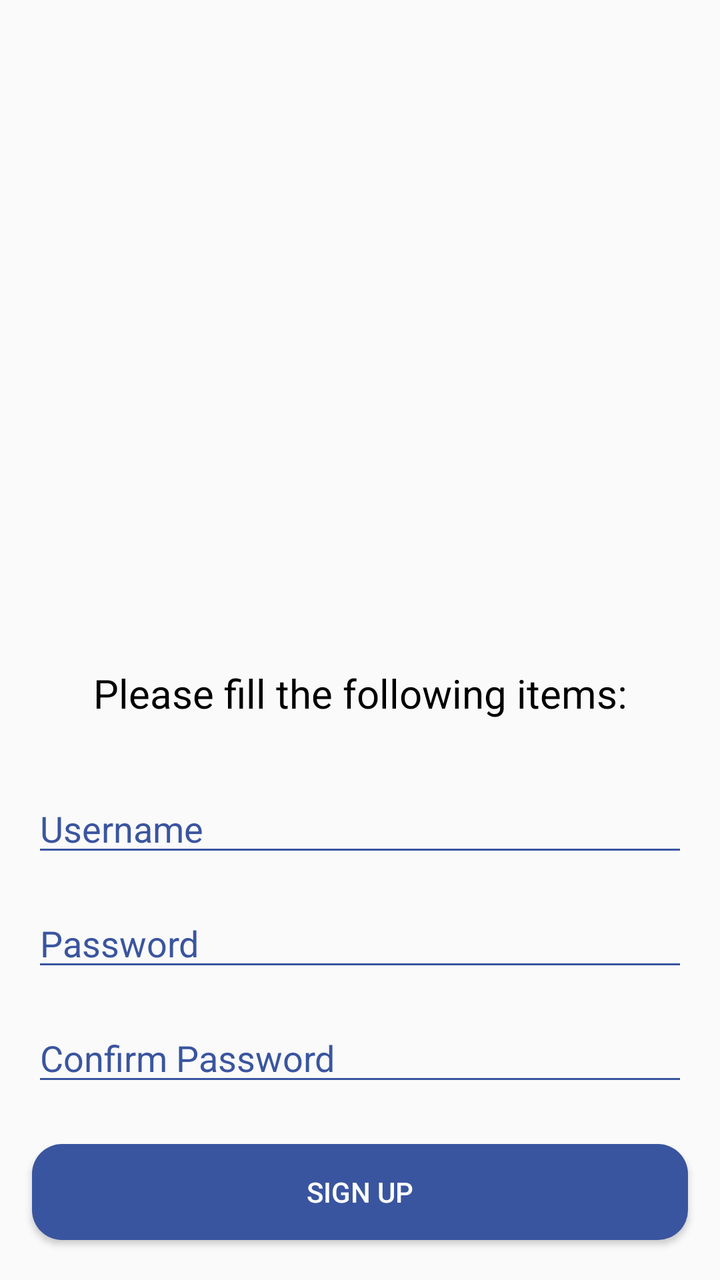
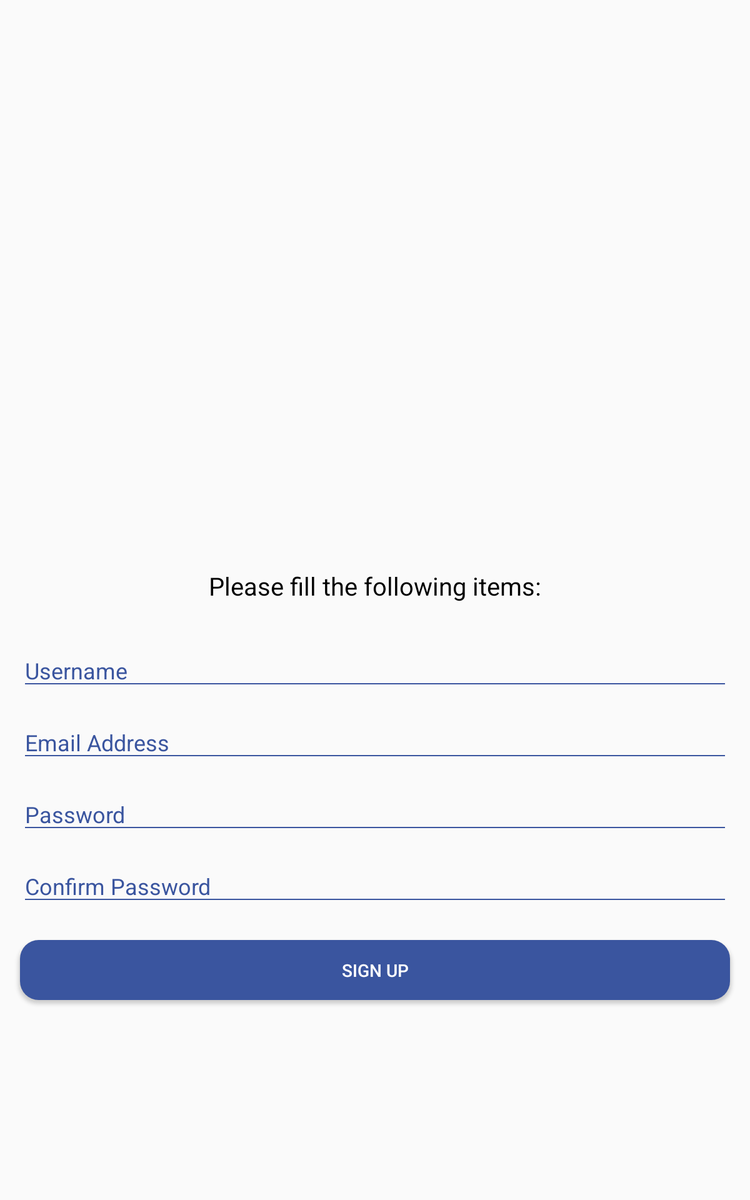

Two renders of one Android screen. The first uses the default layout on a phone; the second uses the alternative layout the repository ships for a different screen configuration, on a matching device. The two XML files are below.
<!-- AndroidManifest.xml: application theme AppTheme -->
<!-- res/layout/fragment_signup.xml -->
<androidx.constraintlayout.widget.ConstraintLayout
    xmlns:android="http://schemas.android.com/apk/res/android"
    xmlns:app="http://schemas.android.com/apk/res-auto"
    xmlns:tools="http://schemas.android.com/tools"
    android:id="@+id/signup_fragment"
    android:layout_width="match_parent"
    android:layout_height="match_parent"
    android:orientation="vertical"
    tools:context="hu.bme.aut.netcar.fragments.LoginFragment">

    <ImageView
        android:id="@+id/netcar_logo_login"
        android:layout_width="164dp"
        android:layout_height="164dp"
        android:layout_gravity="center"
        android:src="@drawable/icon_round"
        app:layout_constraintBottom_toTopOf="@+id/textView2"
        app:layout_constraintEnd_toEndOf="parent"
        app:layout_constraintHorizontal_bias="0.497"
        app:layout_constraintStart_toStartOf="parent"
        app:layout_constraintTop_toTopOf="parent"
        app:layout_constraintVertical_bias="1.0"
        android:contentDescription="@string/netcar_logo" />

    <TextView
        android:id="@+id/textView2"
        android:layout_width="match_parent"
        android:layout_height="wrap_content"
        android:layout_marginBottom="8dp"
        android:gravity="center"
        android:padding="24dp"
        android:text="@string/signup_text"
        android:textColor="@color/textColor"
        android:textSize="20sp"
        app:layout_constraintBottom_toTopOf="@+id/etNameGiven"
        app:layout_constraintEnd_toEndOf="parent"
        app:layout_constraintStart_toStartOf="parent" />

    <EditText
        android:id="@+id/etNameGiven"
        android:layout_width="match_parent"
        android:layout_height="wrap_content"
        android:layout_marginStart="16dp"
        android:layout_marginLeft="16dp"
        android:layout_marginEnd="16dp"
        android:layout_marginRight="16dp"
        android:layout_marginBottom="16dp"
        android:hint="@string/username"
        android:singleLine="true"
        android:inputType="text"
        android:textColor="@color/editTextColor"
        android:textColorHint="@color/editTextHintColor"
        android:theme="@style/editTextTheme"
        app:layout_constraintBottom_toTopOf="@+id/etPasswordGiven"
        app:layout_constraintEnd_toEndOf="parent"
        app:layout_constraintStart_toStartOf="parent" />

    <EditText
        android:id="@+id/etPasswordGiven"
        android:layout_width="match_parent"
        android:layout_height="wrap_content"
        android:layout_marginStart="16dp"
        android:layout_marginLeft="16dp"
        android:layout_marginEnd="16dp"
        android:layout_marginRight="16dp"
        android:layout_marginBottom="16dp"
        android:hint="@string/password"
        android:singleLine="true"
        android:inputType="textWebPassword"
        android:textColor="@color/editTextColor"
        android:textColorHint="@color/editTextHintColor"
        android:theme="@style/editTextTheme"
        app:layout_constraintBottom_toTopOf="@+id/etPasswordConfGiven"
        app:layout_constraintEnd_toEndOf="parent"
        app:layout_constraintStart_toStartOf="parent" />

    <EditText
        android:id="@+id/etPasswordConfGiven"
        android:layout_width="match_parent"
        android:layout_height="wrap_content"
        android:layout_marginStart="16dp"
        android:layout_marginLeft="16dp"
        android:layout_marginEnd="16dp"
        android:layout_marginRight="16dp"
        android:layout_marginBottom="24dp"
        android:hint="@string/password_confirm"
        android:singleLine="true"
        android:inputType="textWebPassword"
        android:textColor="@color/editTextColor"
        android:textColorHint="@color/editTextHintColor"
        android:theme="@style/editTextTheme"
        app:layout_constraintBottom_toTopOf="@+id/btnSignUp"
        app:layout_constraintEnd_toEndOf="parent"
        app:layout_constraintStart_toStartOf="parent" />

    <Button
        android:id="@+id/btnSignUp"
        android:layout_width="match_parent"
        android:layout_height="wrap_content"
        android:layout_gravity="center"
        android:layout_marginStart="16dp"
        android:layout_marginLeft="16dp"
        android:layout_marginEnd="16dp"
        android:layout_marginRight="16dp"
        android:layout_marginBottom="20dp"
        android:background="@drawable/login_button"
        android:text="@string/btn_signup_text"
        android:textColor="@color/btnTextColor"
        app:layout_constraintBottom_toBottomOf="parent"
        app:layout_constraintEnd_toEndOf="parent"
        app:layout_constraintStart_toStartOf="parent" />

</androidx.constraintlayout.widget.ConstraintLayout>
<!-- resources referenced by this layout -->
<resources>
  <color name="btnTextColor">#FFFFFF</color>
  <color name="editTextColor">#3A559F</color>
  <color name="editTextHintColor">#3A559F</color>
  <color name="textColor">#000000</color>
  <!-- drawable icon_round: png bitmap (mipmap-mdpi, 3130 bytes) -->
  <!-- drawable login_button (drawable) -->
  <?xml version="1.0" encoding="utf-8"?>
  <shape xmlns:android="http://schemas.android.com/apk/res/android"
      android:shape="rectangle">
      <solid android:color="@color/btnBgColor" />
      <corners android:radius="15dp" />
  </shape>
  <string name="btn_signup_text">Sign up</string>
  <string name="netcar_logo" translatable="false">NetCar logo</string>
  <string name="password">Password</string>
  <string name="password_confirm">Confirm Password</string>
  <string name="signup_text">Please fill the following items:</string>
  <string name="username">Username</string>
  <style name="editTextTheme">
          <item name="colorControlNormal">#3A559F</item>
          <item name="colorControlActivated">#3A559F</item>
          <item name="colorControlHighlight">#3A559F</item>
      </style>
  <style name="AppTheme" parent="Theme.AppCompat.Light.NoActionBar">
          <item name="colorPrimary">@color/colorPrimary</item>
          <item name="colorPrimaryDark">@color/colorPrimaryDark</item>
          <item name="colorAccent">@color/colorAccent</item>
      </style>
  <color name="btnBgColor">#3A559F</color>
  <color name="colorPrimary">#3A559F</color>
  <color name="colorPrimaryDark">#3A559F</color>
  <color name="colorAccent">#3A559F</color>
</resources>
<!-- res/layout-h700dp/fragment_signup.xml (the author's variant of the layout above) -->
<!-- drawn on a 7-inch tablet held upright -->
<androidx.constraintlayout.widget.ConstraintLayout
    xmlns:android="http://schemas.android.com/apk/res/android"
    xmlns:app="http://schemas.android.com/apk/res-auto"
    xmlns:tools="http://schemas.android.com/tools"
    android:id="@+id/signup_fragment"
    android:layout_width="match_parent"
    android:layout_height="match_parent"
    android:orientation="vertical"
    tools:context="hu.bme.aut.netcar.fragments.LoginFragment">

    <ImageView
        android:id="@+id/netcar_logo_login"
        android:layout_width="164dp"
        android:layout_height="164dp"
        android:layout_gravity="center"
        android:src="@drawable/icon_round"
        app:layout_constraintBottom_toTopOf="@+id/textView2"
        app:layout_constraintEnd_toEndOf="parent"
        app:layout_constraintHorizontal_bias="0.497"
        app:layout_constraintStart_toStartOf="parent"
        app:layout_constraintTop_toTopOf="parent"
        app:layout_constraintVertical_bias="1.0"
        android:contentDescription="@string/netcar_logo" />

    <TextView
        android:id="@+id/textView2"
        android:layout_width="match_parent"
        android:layout_height="wrap_content"
        android:layout_marginBottom="8dp"
        android:gravity="center"
        android:padding="24dp"
        android:text="@string/signup_text"
        android:textColor="@color/textColor"
        android:textSize="20sp"
        app:layout_constraintBottom_toTopOf="@+id/etNameGiven"
        app:layout_constraintEnd_toEndOf="parent"
        app:layout_constraintStart_toStartOf="parent" />

    <EditText
        android:id="@+id/etNameGiven"
        android:layout_width="match_parent"
        android:layout_height="wrap_content"
        android:layout_marginStart="16dp"
        android:layout_marginLeft="16dp"
        android:layout_marginEnd="16dp"
        android:layout_marginRight="16dp"
        android:layout_marginBottom="16dp"
        android:hint="@string/username"
        android:singleLine="true"
        android:inputType="text"
        android:textColor="@color/editTextColor"
        android:textColorHint="@color/editTextHintColor"
        android:theme="@style/editTextTheme"
        app:layout_constraintBottom_toTopOf="@+id/etEmailGiven"
        app:layout_constraintEnd_toEndOf="parent"
        app:layout_constraintStart_toStartOf="parent" />

    <EditText
        android:id="@+id/etEmailGiven"
        android:layout_width="match_parent"
        android:layout_height="wrap_content"
        android:layout_marginStart="16dp"
        android:layout_marginLeft="16dp"
        android:layout_marginEnd="16dp"
        android:layout_marginRight="16dp"
        android:layout_marginBottom="16dp"
        android:hint="@string/email_address"
        android:singleLine="true"
        android:inputType="textEmailAddress"
        android:textColor="@color/editTextColor"
        android:textColorHint="@color/editTextHintColor"
        android:theme="@style/editTextTheme"
        app:layout_constraintBottom_toTopOf="@+id/etPasswordGiven"
        app:layout_constraintEnd_toEndOf="parent"
        app:layout_constraintStart_toStartOf="parent" />

    <EditText
        android:id="@+id/etPasswordGiven"
        android:layout_width="match_parent"
        android:layout_height="wrap_content"
        android:layout_marginStart="16dp"
        android:layout_marginLeft="16dp"
        android:layout_marginEnd="16dp"
        android:layout_marginRight="16dp"
        android:layout_marginBottom="16dp"
        android:hint="@string/password"
        android:singleLine="true"
        android:inputType="textWebPassword"
        android:textColor="@color/editTextColor"
        android:textColorHint="@color/editTextHintColor"
        android:theme="@style/editTextTheme"
        app:layout_constraintBottom_toTopOf="@+id/etPasswordConfGiven"
        app:layout_constraintEnd_toEndOf="parent"
        app:layout_constraintStart_toStartOf="parent" />

    <EditText
        android:id="@+id/etPasswordConfGiven"
        android:layout_width="match_parent"
        android:layout_height="wrap_content"
        android:layout_marginStart="16dp"
        android:layout_marginLeft="16dp"
        android:layout_marginEnd="16dp"
        android:layout_marginRight="16dp"
        android:layout_marginBottom="24dp"
        android:hint="@string/password_confirm"
        android:singleLine="true"
        android:inputType="textWebPassword"
        android:textColor="@color/editTextColor"
        android:textColorHint="@color/editTextHintColor"
        android:theme="@style/editTextTheme"
        app:layout_constraintBottom_toTopOf="@+id/btnSignUp"
        app:layout_constraintEnd_toEndOf="parent"
        app:layout_constraintStart_toStartOf="parent" />

    <Button
        android:id="@+id/btnSignUp"
        android:layout_width="match_parent"
        android:layout_height="wrap_content"
        android:layout_gravity="center"
        android:layout_marginStart="16dp"
        android:layout_marginLeft="16dp"
        android:layout_marginEnd="16dp"
        android:layout_marginRight="16dp"
        android:layout_marginBottom="160dp"
        android:background="@drawable/login_button"
        android:text="@string/btn_signup_text"
        android:textColor="@color/btnTextColor"
        app:layout_constraintBottom_toBottomOf="parent"
        app:layout_constraintEnd_toEndOf="parent"
        app:layout_constraintStart_toStartOf="parent" />

</androidx.constraintlayout.widget.ConstraintLayout>
<!-- resources referenced by the variant -->
<!-- as a 7-inch tablet held upright resolves them -->
<resources>
  <color name="btnTextColor">#FFFFFF</color>
  <color name="editTextColor">#3A559F</color>
  <color name="editTextHintColor">#3A559F</color>
  <color name="textColor">#000000</color>
  <!-- drawable icon_round: png bitmap (mipmap-mdpi, 3130 bytes) -->
  <!-- drawable login_button (drawable) -->
  <?xml version="1.0" encoding="utf-8"?>
  <shape xmlns:android="http://schemas.android.com/apk/res/android"
      android:shape="rectangle">
      <solid android:color="@color/btnBgColor" />
      <corners android:radius="15dp" />
  </shape>
  <string name="btn_signup_text">Sign up</string>
  <string name="email_address">Email Address</string>
  <string name="netcar_logo" translatable="false">NetCar logo</string>
  <string name="password">Password</string>
  <string name="password_confirm">Confirm Password</string>
  <string name="signup_text">Please fill the following items:</string>
  <string name="username">Username</string>
  <style name="editTextTheme">
          <item name="colorControlNormal">#3A559F</item>
          <item name="colorControlActivated">#3A559F</item>
          <item name="colorControlHighlight">#3A559F</item>
      </style>
  <style name="AppTheme" parent="Theme.AppCompat.Light.NoActionBar">
          <item name="colorPrimary">@color/colorPrimary</item>
          <item name="colorPrimaryDark">@color/colorPrimaryDark</item>
          <item name="colorAccent">@color/colorAccent</item>
      </style>
  <color name="btnBgColor">#3A559F</color>
  <color name="colorPrimary">#3A559F</color>
  <color name="colorPrimaryDark">#3A559F</color>
  <color name="colorAccent">#3A559F</color>
</resources>
